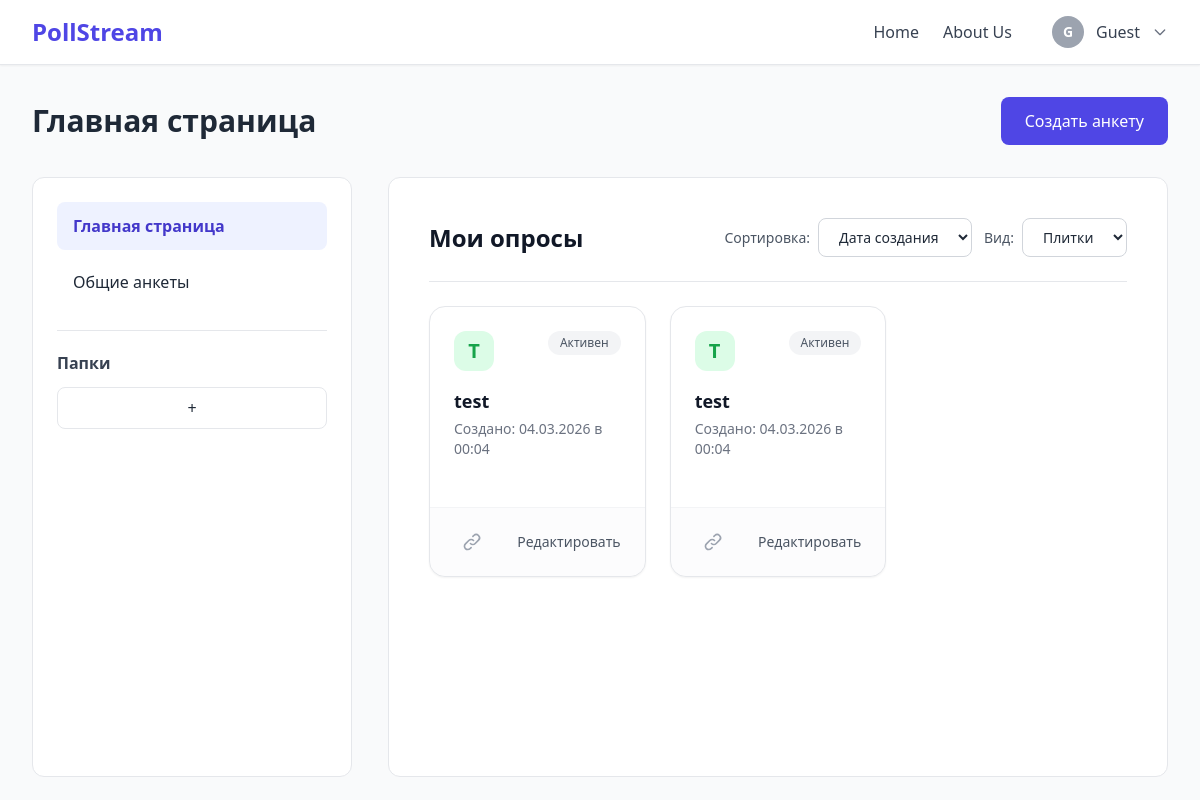
The app's page /, older data.
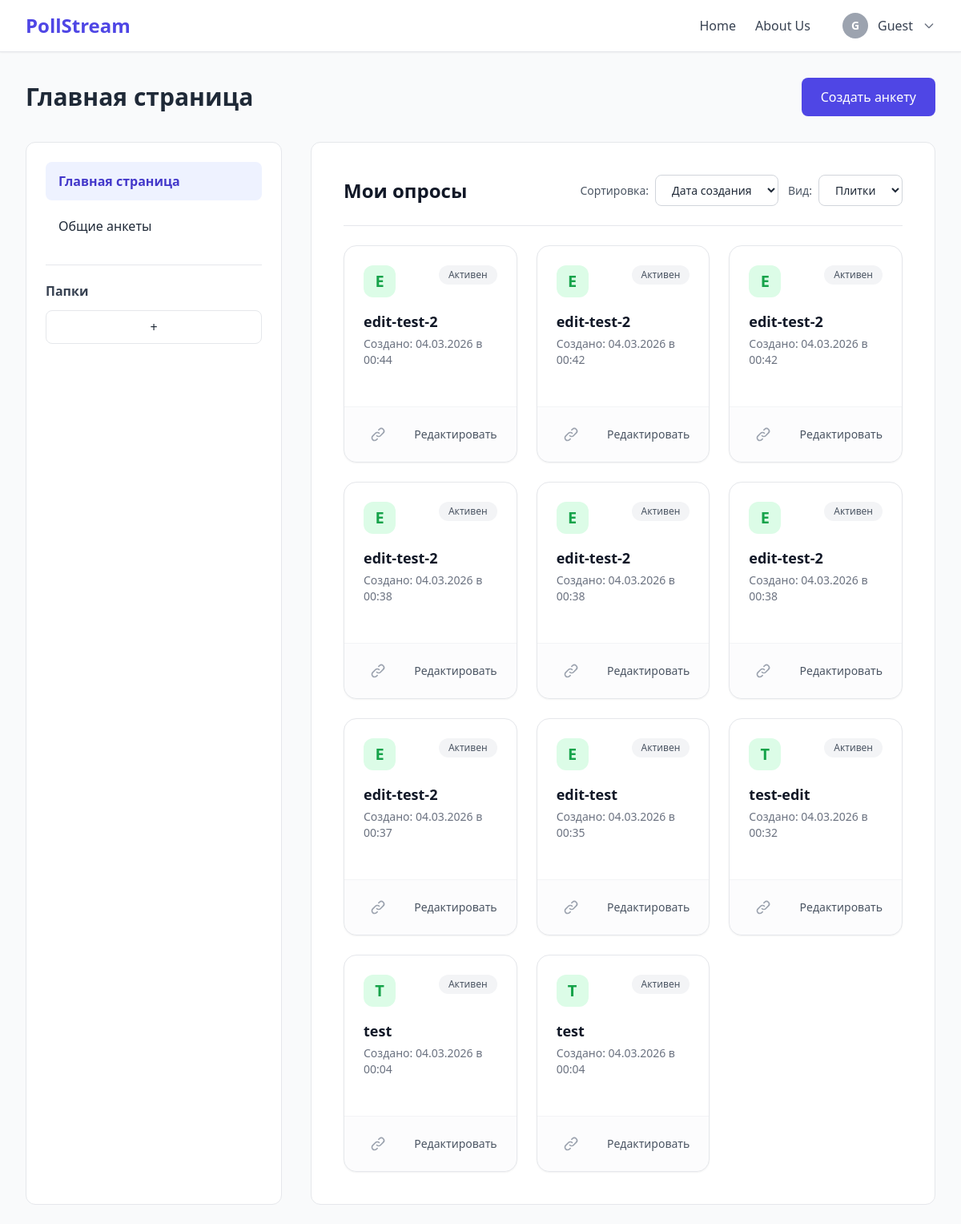
The same page, newer data.
### polls/models.py (models this page shows, shortened)
class Survey(models.Model):
    author = models.ForeignKey(User, on_delete=models.CASCADE, related_name="surveys")
    name = models.CharField(max_length=255, verbose_name="Название анкеты")
    survey_type = models.CharField(max_length=50, default='custom', verbose_name="Тип анкеты")
    state_json = models.JSONField(blank=True, null=True, verbose_name="Структура анкеты")
    created_at = models.DateTimeField(auto_now_add=True, verbose_name="Дата создания")
    class Meta:
        verbose_name = "Анкета"
        verbose_name_plural = "Анкеты"
        ordering = ['-created_at']

### polls/views.py (the view, shortened to what this page needs)
# urls.py: path('', views.index, name='index'),      # главная
def index(request):
    surveys = Survey.objects.all().order_by('-created_at')
    context = {
        "survey_templates": get_survey_templates(),
        "surveys": surveys,
    }
    return render(request, 'polls/index.html', context)

### polls/templates/polls/index.html (shortened to what this page needs)
{% extends "polls/base.html" %}
{% load static %}
{% block extra_css %}
<link rel="stylesheet" href="{% static 'polls/css/index.css' %}">
{% endblock %}
{% block content %}
<div class="flex justify-between items-center h-[64px] mb-6">
  <h1 class="text-3xl font-semibold">Главная страница</h1>
  <button id="openModal" class="bg-indigo-600 text-white text-base px-6 py-3 rounded-lg hover:bg-indigo-700 transition">
    Создать анкету
  </button>
</div>
<div class="flex gap-9 items-stretch">
  <aside class="w-80 bg-white border rounded-xl p-6">
    <nav class="mb-6">
      <ul class="space-y-2 text-base">
        <li>
          <a class="block px-4 py-3 rounded-lg bg-indigo-50 text-indigo-700 font-semibold">
            Главная страница
          </a>
        </li>
        <li>
          <a class="block px-4 py-3 rounded-lg hover:bg-gray-100 cursor-pointer">
            Общие анкеты
          </a>
        </li>
      </ul>
    </nav>
    <div class="border-t pt-5">
      <span class="block text-base font-semibold text-gray-700 mb-3">Папки</span>
      <button class="w-full border rounded-lg py-2 text-base hover:bg-gray-100">+</button>
    </div>
  </aside>
  <section class="flex-1">
    <div class="bg-white border rounded-xl p-10 flex flex-col min-h-[600px]">
      <div class="flex justify-between items-center mb-6 pb-6 border-b">
        <h2 class="text-2xl font-bold text-gray-900">Мои опросы</h2>
        <div class="flex gap-3">
            <div class="flex items-center gap-2">
              <span class="text-sm text-gray-600">Сортировка:</span>
              <select class="border border-gray-300 rounded-lg px-4 py-2 text-sm bg-white focus:ring-2 focus:ring-indigo-500 outline-none">
                <option>Дата создания</option>
              </select>
            </div>
            <div class="flex items-center gap-2">
              <span class="text-sm text-gray-600">Вид:</span>
              <select class="border border-gray-300 rounded-lg px-4 py-2 text-sm bg-white focus:ring-2 focus:ring-indigo-500 outline-none">
                <option>Плитки</option>
              </select>
            </div>
        </div>
      </div>
      <div class="flex-1">
        {% if surveys %}
          <div class="grid grid-cols-1 md:grid-cols-2 lg:grid-cols-3 gap-6">
            {% for survey in surveys %}
                <div class="bg-white rounded-2xl shadow-sm border border-gray-200 flex flex-col hover:shadow-lg transition duration-200 group relative">
                    <a href="{% url 'survey_detail' survey.id %}" class="p-6 block flex-1">
                        <div class="flex items-start justify-between mb-4">
                            <div class="w-10 h-10 rounded-xl flex items-center justify-center font-bold text-xl
                                {% if survey.survey_type == 'template' %}bg-purple-100 text-purple-600{% else %}bg-green-100 text-green-600{% endif %}">
                                {{ survey.name|slice:":1"|upper }}
                            </div>
                            <span class="px-3 py-1 bg-gray-100 text-gray-600 text-xs font-medium rounded-full">Активен</span>
                        </div>
                        <h3 class="text-lg font-semibold text-gray-900 mb-1 group-hover:text-indigo-600 transition truncate" title="{{ survey.name }}">
                            {{ survey.name }}
                        </h3>
                        <p class="text-sm text-gray-500 mb-2">
                            Создано: {{ survey.created_at|date:"d.m.Y в H:i" }}
                        </p>
                    </a>
                    <div class="px-6 py-4 border-t border-gray-100 flex items-center justify-between bg-gray-50/50 rounded-b-2xl">
                        <div class="flex gap-2">
                            <button class="p-2 text-gray-400 hover:text-indigo-600 hover:bg-indigo-50 rounded-lg transition" title="Копировать ссылку">
                                <svg class="w-5 h-5" fill="none" stroke="currentColor" viewBox="0 0 24 24">
                                    <path stroke-linecap="round" stroke-linejoin="round" stroke-width="2" d="M13.828 10.172a4 4 0 00-5.656 0l-4 4a4 4 0 105.656 5.656l1.102-1.101m-.758-4.899a4 4 0 005.656 0l4-4a4 4 0 00-5.656-5.656l-1.1 1.1"></path>
                                </svg>
                            </button>
                        </div>
                        <a href="{% url 'edit_survey' survey.id %}" class="text-sm font-medium text-gray-600 hover:text-indigo-600 transition z-10">
                            Редактировать
                        </a>
                    </div>
                </div>
            {% endfor %}
          </div>
        {% endif %}
      </div>
    </div>
  </section>
</div>
{% endblock %}

### polls/templates/polls/base.html (shortened to what this page needs)
<!DOCTYPE html>
{% load static %}
<html lang="ru">
<head>
  <script src="https://cdn.tailwindcss.com"></script>
  {% block extra_css %}{% endblock %}
</head>
<body class="bg-gray-50 text-gray-800">
<header class="bg-white border-b shadow-sm">
  <div class="max-w-[1400px] mx-auto px-8 h-16 flex items-center justify-between">
    <div class="font-bold text-indigo-600 text-2xl">PollStream</div>
    <nav class="flex items-center gap-6">
      <a href="{% url 'index' %}" class="text-base text-gray-700 hover:text-indigo-600 transition">Home</a>
      <a href="#" class="text-base text-gray-700 hover:text-indigo-600 transition">About Us</a>
      <div class="flex items-center gap-3 ml-4 relative">
        <button type="button" class="flex items-center gap-3 cursor-pointer" id="user-menu-button">
          <div class="w-8 h-8 rounded-full flex items-center justify-center text-sm font-bold
                      {% if user.is_authenticated %}bg-indigo-600 text-white{% else %}bg-gray-400 text-white{% endif %}">
            {% if user.is_authenticated %}
              {{ user.username|slice:":1"|upper }}
            {% else %}
              G
            {% endif %}
          </div>
          <span class="text-base text-gray-700">
            {% if user.is_authenticated %}
              {{ user.username }}
            {% else %}
              Guest
            {% endif %}
          </span>
          <svg class="w-4 h-4 text-gray-500" fill="none" stroke="currentColor" viewBox="0 0 24 24">
            <path stroke-linecap="round" stroke-linejoin="round" stroke-width="2" d="M19 9l-7 7-7-7"></path>
          </svg>
        </button>
      </div>
    </nav>
  </div>
</header>
<main class="max-w-full mx-auto px-8 py-6">
  {% block content %}{% endblock %}
</main>
</body>
</html>

### polls/static/polls/css/index.css (style rules this page uses)
button, a { transition: all 0.2s ease; }

Row changes from the older to the newer data that the page shows:
added Survey: name "E", name "edit-test-2", created_at "04.03.2026 в 00:44"
added Survey: name "E", name "edit-test-2", created_at "04.03.2026 в 00:42"
added Survey: name "E", name "edit-test-2", created_at "04.03.2026 в 00:42"
added Survey: name "E", name "edit-test-2", created_at "04.03.2026 в 00:38"
added Survey: name "E", name "edit-test-2", created_at "04.03.2026 в 00:38"
added Survey: name "E", name "edit-test-2", created_at "04.03.2026 в 00:38"
added Survey: name "E", name "edit-test-2", created_at "04.03.2026 в 00:37"
added Survey: name "E", name "edit-test", created_at "04.03.2026 в 00:35"
added Survey: name "T", name "test-edit", created_at "04.03.2026 в 00:32"
